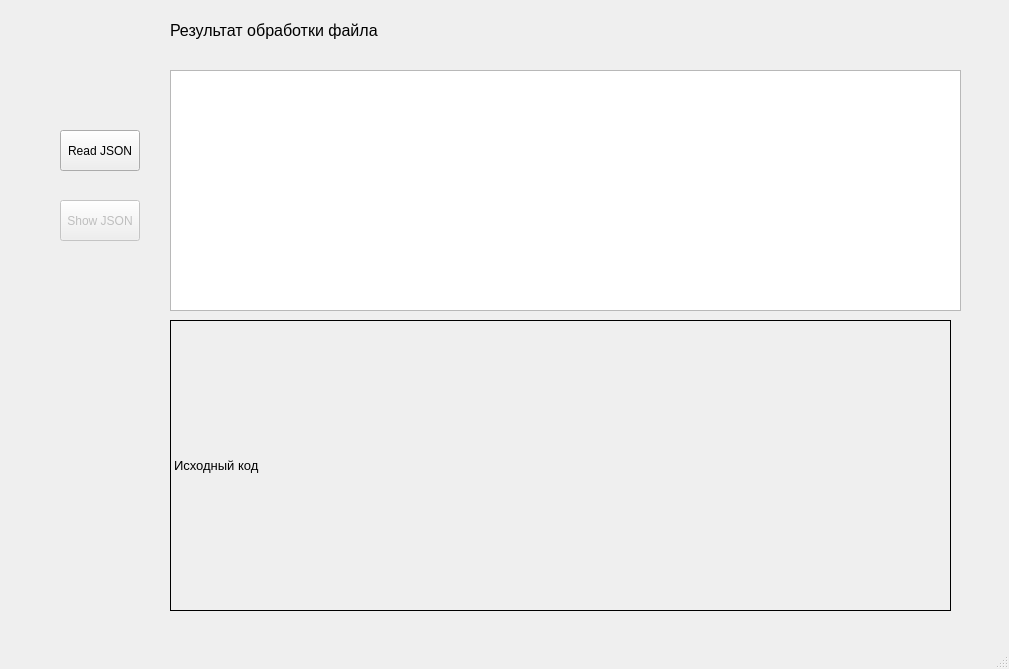
<?xml version="1.0" encoding="UTF-8"?>
<ui version="4.0">
 <class>MainWindow</class>
 <widget class="QMainWindow" name="MainWindow">
  <property name="geometry">
   <rect>
    <x>0</x>
    <y>0</y>
    <width>1009</width>
    <height>669</height>
   </rect>
  </property>
  <property name="windowTitle">
   <string>MainWindow</string>
  </property>
  <widget class="QWidget" name="centralwidget">
   <widget class="QColumnView" name="colView">
    <property name="geometry">
     <rect>
      <x>170</x>
      <y>70</y>
      <width>791</width>
      <height>241</height>
     </rect>
    </property>
    <property name="font">
     <font>
      <pointsize>8</pointsize>
     </font>
    </property>
    <property name="editTriggers">
     <set>QAbstractItemView::DoubleClicked</set>
    </property>
    <property name="resizeGripsVisible">
     <bool>true</bool>
    </property>
   </widget>
   <widget class="QPushButton" name="btnShowJson">
    <property name="enabled">
     <bool>false</bool>
    </property>
    <property name="geometry">
     <rect>
      <x>60</x>
      <y>200</y>
      <width>80</width>
      <height>41</height>
     </rect>
    </property>
    <property name="text">
     <string>Show JSON</string>
    </property>
   </widget>
   <widget class="QPushButton" name="btnReadJson">
    <property name="geometry">
     <rect>
      <x>60</x>
      <y>130</y>
      <width>80</width>
      <height>41</height>
     </rect>
    </property>
    <property name="text">
     <string>Read JSON</string>
    </property>
   </widget>
   <widget class="QLabel" name="resultLabel">
    <property name="geometry">
     <rect>
      <x>170</x>
      <y>10</y>
      <width>661</width>
      <height>41</height>
     </rect>
    </property>
    <property name="font">
     <font>
      <pointsize>12</pointsize>
      <weight>50</weight>
      <bold>false</bold>
      <stylestrategy>PreferAntialias</stylestrategy>
     </font>
    </property>
    <property name="text">
     <string>Результат обработки файла</string>
    </property>
   </widget>
   <widget class="QLabel" name="jsontext">
    <property name="geometry">
     <rect>
      <x>170</x>
      <y>320</y>
      <width>781</width>
      <height>291</height>
     </rect>
    </property>
    <property name="font">
     <font>
      <pointsize>10</pointsize>
     </font>
    </property>
    <property name="cursor">
     <cursorShape>PointingHandCursor</cursorShape>
    </property>
    <property name="frameShape">
     <enum>QFrame::Box</enum>
    </property>
    <property name="text">
     <string>Исходный код</string>
    </property>
    <property name="margin">
     <number>20</number>
    </property>
   </widget>
  </widget>
  <widget class="QMenuBar" name="menubar">
   <property name="geometry">
    <rect>
     <x>0</x>
     <y>0</y>
     <width>1009</width>
     <height>20</height>
    </rect>
   </property>
  </widget>
  <widget class="QStatusBar" name="statusbar"/>
 </widget>
 <resources/>
 <connections/>
</ui>
